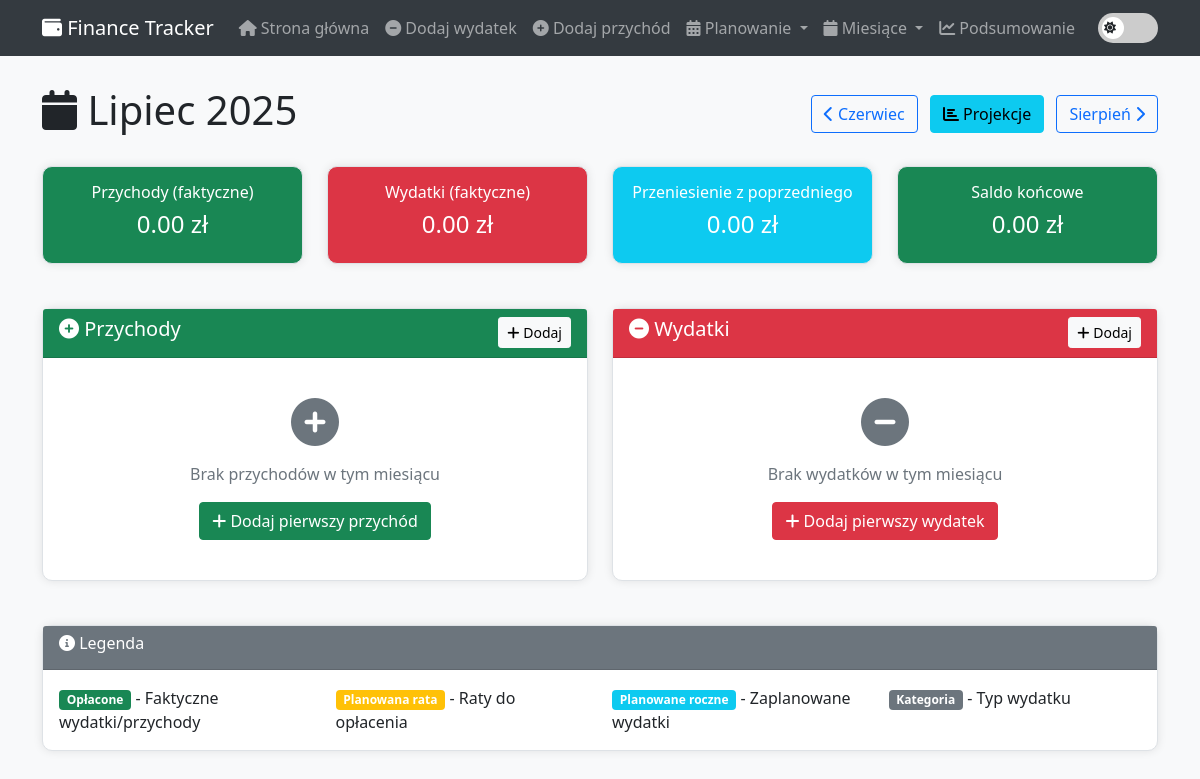
/month/2025/7, run on an earlier commit of the app's database.
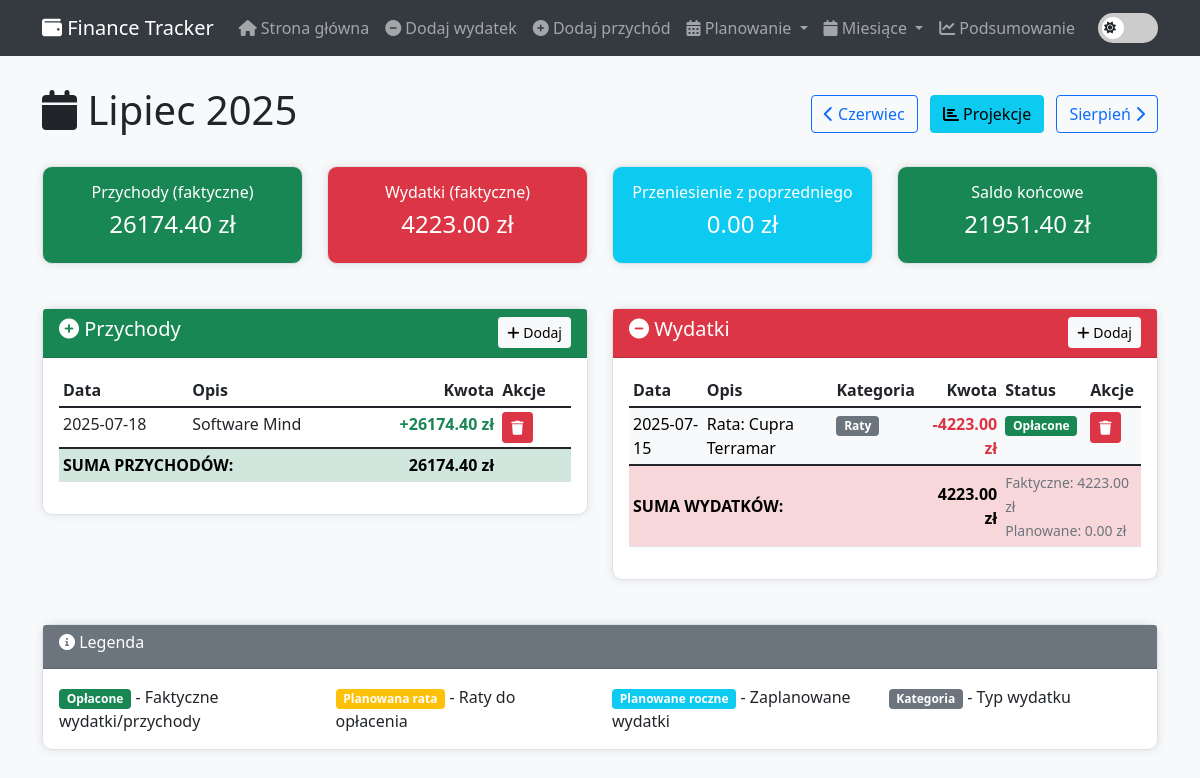
And on a later commit of the database.
### tables this page shows
CREATE TABLE income (
            id INTEGER PRIMARY KEY AUTOINCREMENT,
            description TEXT NOT NULL,
            amount REAL NOT NULL,
            date TEXT NOT NULL,
            hours REAL,
            hourly_rate REAL,
            vat_rate REAL DEFAULT 23.0,
            tax_rate REAL DEFAULT 12.0,
            created_at TEXT DEFAULT CURRENT_TIMESTAMP
        );

CREATE TABLE expenses (
            id INTEGER PRIMARY KEY AUTOINCREMENT,
            description TEXT NOT NULL,
            amount REAL NOT NULL,
            category TEXT,
            date TEXT NOT NULL,
            is_recurring BOOLEAN DEFAULT 0,
            recurring_months INTEGER DEFAULT 1,
            created_at TEXT DEFAULT CURRENT_TIMESTAMP
        );

### app.py (the view, shortened to what this page needs)
@app.route('/month/<int:year>/<int:month>')
def month_detail(year, month):
    conn = get_db_connection()
    month_start = f"{year}-{month:02d}-01"
    if month == 12:
        next_month_start = f"{year+1}-01-01"
    else:
        next_month_start = f"{year}-{month+1:02d}-01"
    actual_income = conn.execute('''
        SELECT *, 'actual' as source FROM income
        WHERE date >= ? AND date < ?
        ORDER BY date
    ''', (month_start, next_month_start)).fetchall()
    actual_expenses = conn.execute('''
        SELECT *, 'actual' as source FROM expenses
        WHERE date >= ? AND date < ?
        ORDER BY date
    ''', (month_start, next_month_start)).fetchall()
    planned_lease_expenses = []
    leases = conn.execute('''
        SELECT * FROM leases
        WHERE installments_paid < total_installments
    ''').fetchall()
    for lease in leases:
        start_date = datetime.strptime(lease['start_date'], '%Y-%m-%d')
        projection_date = datetime(year, month, 1)
        months_diff = (projection_date.year - start_date.year) * 12 + (projection_date.month - start_date.month)
    planned_yearly_expenses = conn.execute('''
        SELECT *, 'yearly_planned' as source FROM yearly_planned
        WHERE is_paid = 0
        AND planned_date >= ? AND planned_date < ?
        ORDER BY planned_date
    ''', (month_start, next_month_start)).fetchall()
    projection = conn.execute('''
        SELECT * FROM monthly_projections WHERE year = ? AND month = ?
    ''', (year, month)).fetchone()
    if month == 1:
        prev_year, prev_month = year - 1, 12
    else:
        prev_year, prev_month = year, month - 1
    prev_projection = conn.execute('''
        SELECT * FROM monthly_projections WHERE year = ? AND month = ?
    ''', (prev_year, prev_month)).fetchone()
    carryover = 0
    if prev_projection:
        carryover = (prev_projection['planned_income'] - prev_projection['planned_expenses'] -
                    (prev_projection['savings_transfer'] or 0))
    total_actual_income = sum(float(item['amount']) for item in actual_income)
    total_actual_expenses = sum(float(item['amount']) for item in actual_expenses)
    total_planned_lease = sum(float(item['amount']) for item in planned_lease_expenses)
    total_planned_yearly = sum(float(item['amount']) for item in planned_yearly_expenses)
    month_names = ['', 'Styczeń', 'Luty', 'Marzec', 'Kwiecień', 'Maj', 'Czerwiec',
                   'Lipiec', 'Sierpień', 'Wrzesień', 'Październik', 'Listopad', 'Grudzień']
    conn.close()
    return render_template('month_detail.html',
                         year=year,
                         month=month,
                         month_name=month_names[month],
                         actual_income=actual_income,
                         actual_expenses=actual_expenses,
                         planned_lease_expenses=planned_lease_expenses,
                         planned_yearly_expenses=planned_yearly_expenses,
                         projection=projection,
                         carryover=carryover,
                         total_actual_income=total_actual_income,
                         total_actual_expenses=total_actual_expenses,
                         total_planned_lease=total_planned_lease,
                         total_planned_yearly=total_planned_yearly)

### app.py (called while the page is built)
@app.context_processor
def inject_current_date():
    now = datetime.now()
    return dict(current_year=now.year, current_month=now.month)

def get_db_connection():
    conn = sqlite3.connect(DATABASE)
    conn.row_factory = sqlite3.Row
    return conn

### templates/month_detail.html (shortened to what the changed rows need)
{% extends "base.html" %}
{% block content %}
<div class="row">
    <div class="col-md-12">
        <div class="d-flex justify-content-between align-items-center mb-4">
            <h1>
                <i class="fas fa-calendar"></i> {{ month_name }} {{ year }}
            </h1>
        </div>
    </div>
</div>
<div class="row mb-4">
    <div class="col-md-3">
        <div class="card bg-success text-white">
            <div class="card-body text-center">
                <h6>Przychody (faktyczne)</h6>
                <h4>{{ "%.2f"|format(total_actual_income) }} zł</h4>
            </div>
        </div>
    </div>
    <div class="col-md-3">
        <div class="card bg-danger text-white">
            <div class="card-body text-center">
                <h6>Wydatki (faktyczne)</h6>
                <h4>{{ "%.2f"|format(total_actual_expenses) }} zł</h4>
            </div>
        </div>
    </div>
    <div class="col-md-3">
        <div class="card {% if (total_actual_income + carryover - total_actual_expenses) >= 0 %}bg-success{% else %}bg-warning{% endif %} text-white">
            <div class="card-body text-center">
                <h6>Saldo końcowe</h6>
                <h4>{{ "%.2f"|format(total_actual_income + carryover - total_actual_expenses) }} zł</h4>
            </div>
        </div>
    </div>
</div>
<div class="row">
    <div class="col-md-6">
        <div class="card">
            <div class="card-body">
                {% if actual_income %}
                <div class="table-responsive">
                    <table class="table table-sm">
                        <thead>
                            <tr>
                                <th>Data</th>
                                <th>Opis</th>
                                <th class="text-end">Kwota</th>
                                <th>Akcje</th>
                            </tr>
                        </thead>
                        <tbody>
                            {% for income in actual_income %}
                            <tr>
                                <td>{{ income.date }}</td>
                                <td>{{ income.description }}</td>
                                <td class="text-end text-success"><strong>+{{ "%.2f"|format(income.amount) }} zł</strong></td>
                                <td>
                                    <a href="{{ url_for('delete_income', id=income.id) }}"
                                       class="btn btn-danger btn-sm"
                                       onclick="return confirm('Czy na pewno chcesz usunąć?')">
                                        <i class="fas fa-trash"></i>
                                    </a>
                                </td>
                            </tr>
                            {% endfor %}
                        </tbody>
                        <tfoot>
                            <tr class="table-success">
                                <td colspan="2"><strong>SUMA PRZYCHODÓW:</strong></td>
                                <td class="text-end"><strong>{{ "%.2f"|format(total_actual_income) }} zł</strong></td>
                                <td></td>
                            </tr>
                        </tfoot>
                    </table>
                </div>
                {% else %}
                <div class="text-center py-4">
                    <i class="fas fa-plus-circle fa-3x text-muted mb-3"></i>
                    <p class="text-muted">Brak przychodów w tym miesiącu</p>
                    <a href="{{ url_for('add_month_income', year=year, month=month) }}" class="btn btn-success">
                        <i class="fas fa-plus"></i> Dodaj pierwszy przychód
                    </a>
                </div>
                {% endif %}
            </div>
        </div>
    </div>
    <div class="col-md-6">
        <div class="card">
            <div class="card-body">
                {% if actual_expenses or planned_lease_expenses or planned_yearly_expenses %}
                <div class="table-responsive">
                    <table class="table table-sm">
                        <thead>
                            <tr>
                                <th>Data</th>
                                <th>Opis</th>
                                <th>Kategoria</th>
                                <th class="text-end">Kwota</th>
                                <th>Status</th>
                                <th>Akcje</th>
                            </tr>
                        </thead>
                        <tbody>
                            {% for expense in actual_expenses %}
                            <tr class="table-light">
                                <td>{{ expense.date }}</td>
                                <td>{{ expense.description }}</td>
                                <td><span class="badge bg-secondary">{{ expense.category or 'Brak' }}</span></td>
                                <td class="text-end text-danger"><strong>-{{ "%.2f"|format(expense.amount) }} zł</strong></td>
                                <td><span class="badge bg-success">Opłacone</span></td>
                                <td>
                                    <a href="{{ url_for('delete_expense', id=expense.id) }}"
                                       class="btn btn-danger btn-sm"
                                       onclick="return confirm('Czy na pewno chcesz usunąć?')">
                                        <i class="fas fa-trash"></i>
                                    </a>
                                </td>
                            </tr>
                            {% endfor %}
                        </tbody>
                        <tfoot>
                            <tr class="table-danger">
                                <td colspan="3"><strong>SUMA WYDATKÓW:</strong></td>
                                <td class="text-end"><strong>{{ "%.2f"|format(total_actual_expenses + total_planned_lease + total_planned_yearly) }} zł</strong></td>
                                <td colspan="2">
                                    <small class="text-muted">
                                        Faktyczne: {{ "%.2f"|format(total_actual_expenses) }} zł<br>
                                        Planowane: {{ "%.2f"|format(total_planned_lease + total_planned_yearly) }} zł
                                    </small>
                                </td>
                            </tr>
                        </tfoot>
                    </table>
                </div>
                {% else %}
                <div class="text-center py-4">
                    <i class="fas fa-minus-circle fa-3x text-muted mb-3"></i>
                    <p class="text-muted">Brak wydatków w tym miesiącu</p>
                    <a href="{{ url_for('add_month_expense', year=year, month=month) }}" class="btn btn-danger">
                        <i class="fas fa-plus"></i> Dodaj pierwszy wydatek
                    </a>
                </div>
                {% endif %}
            </div>
        </div>
    </div>
</div>
{% endblock %}

What changed in the data, as far as the page shows it:
added income: date "2025-07-18", description "Software Mind", amount "26174.40"
added expenses: date "2025-07-15", description "Rata: Cupra Terramar", category "Raty", amount "4223.00"
Also different on the page:
{{ "%.2f"|format(total_actual_income) }}: "0.00" → "26174.40"
{{ "%.2f"|format(total_actual_expenses) }}: "0.00" → "4223.00"
{{ "%.2f"|format(total_actual_income + carryover - total_actual_expenses) }}: "0.00" → "21951.40"
{{ "%.2f"|format(total_actual_income) }}: (not shown) → "26174.40"
{{ "%.2f"|format(total_actual_expenses) }}: (not shown) → "4223.00"
{{ "%.2f"|format(total_planned_lease + total_planned_yearly) }}: (not shown) → "0.00"
text no longer shown: "Brak przychodów w tym miesiącu Dodaj pierwszy przychód Brak wydatków w tym miesiącu Dodaj pierwszy wydatek"
text now shown: "Data Opis Kwota Akcje SUMA PRZYCHODÓW: zł Data Opis Kategoria Kwota Status Akcje SUMA WYDATKÓW: 4223.00 zł Faktyczne: zł Planowane: zł"
